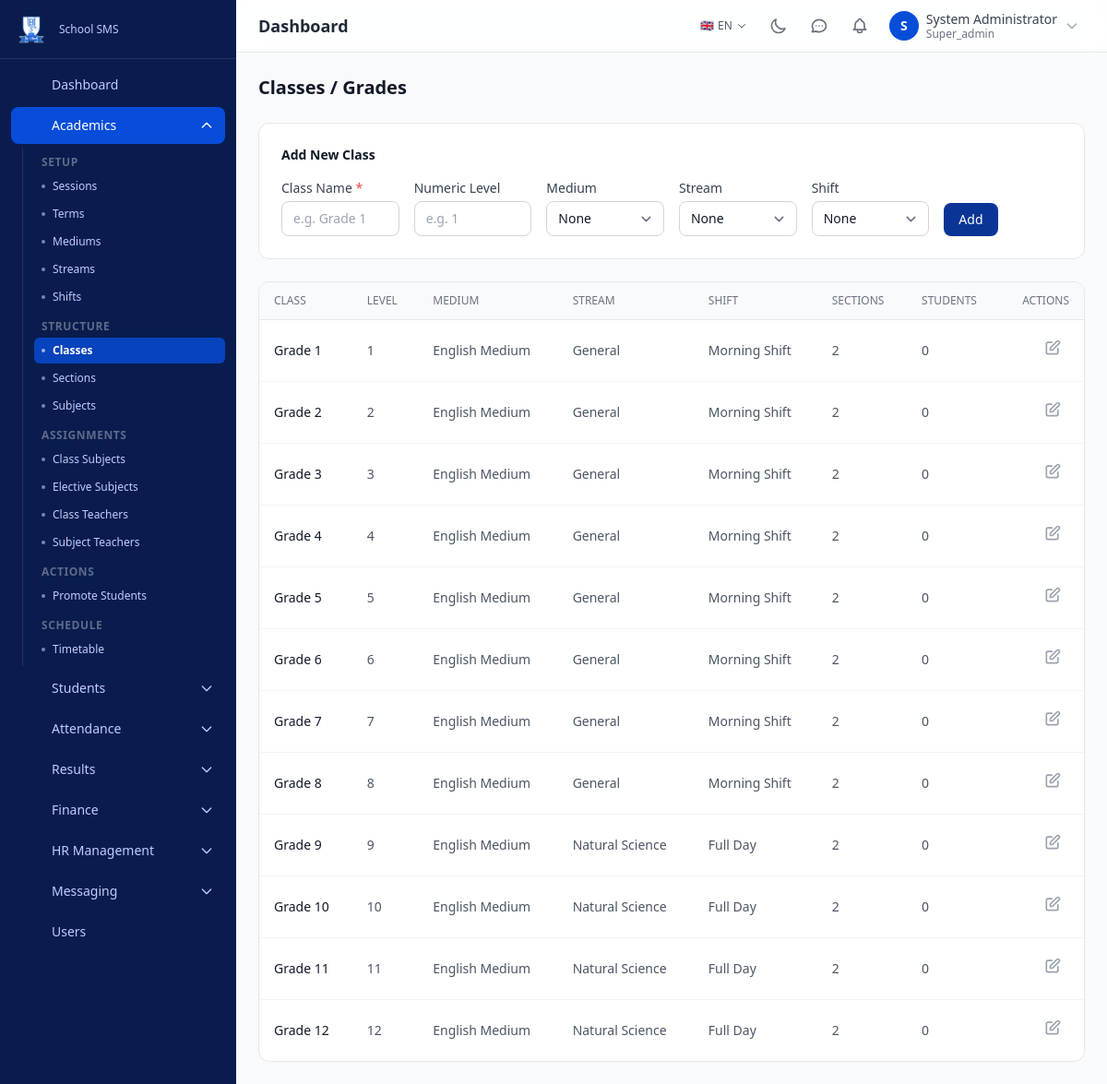
Screenshot of /academics/classes (signed in) with the database file from the repository.
### tables this page shows
CREATE TABLE `classes` (
    `id` BIGINT UNSIGNED NOT NULL AUTO_INCREMENT,
    `name` VARCHAR(100) NOT NULL,
    `slug` VARCHAR(100) NOT NULL,
    `numeric_name` INT UNSIGNED DEFAULT NULL,
    `description` VARCHAR(255) DEFAULT NULL,
    `medium_id` BIGINT UNSIGNED DEFAULT NULL,
    `stream_id` BIGINT UNSIGNED DEFAULT NULL,
    `shift_id` BIGINT UNSIGNED DEFAULT NULL,
    `sort_order` INT UNSIGNED NOT NULL DEFAULT 0,
    `is_active` TINYINT(1) NOT NULL DEFAULT 1,
    `status` ENUM('active','inactive') NOT NULL DEFAULT 'active',
    `created_at` DATETIME NOT NULL DEFAULT CURRENT_TIMESTAMP,
    `updated_at` DATETIME NOT NULL DEFAULT CURRENT_TIMESTAMP ON UPDATE CURRENT_TIMESTAMP,
    PRIMARY KEY (`id`),
    UNIQUE KEY `uk_classes_slug` (`slug`),
    INDEX `idx_classes_medium` (`medium_id`),
    INDEX `idx_classes_stream` (`stream_id`),
    INDEX `idx_classes_shift` (`shift_id`),
    CONSTRAINT `fk_classes_medium` FOREIGN KEY (`medium_id`) REFERENCES `mediums`(`id`) ON DELETE SET NULL,
    CONSTRAINT `fk_classes_stream` FOREIGN KEY (`stream_id`) REFERENCES `streams`(`id`) ON DELETE SET NULL,
    CONSTRAINT `fk_classes_shift` FOREIGN KEY (`shift_id`) REFERENCES `shifts`(`id`) ON DELETE SET NULL
);

CREATE TABLE `mediums` (
    `id` BIGINT UNSIGNED NOT NULL AUTO_INCREMENT,
    `name` VARCHAR(100) NOT NULL,
    `is_active` TINYINT(1) NOT NULL DEFAULT 1,
    `sort_order` INT UNSIGNED NOT NULL DEFAULT 0,
    `created_at` DATETIME NOT NULL DEFAULT CURRENT_TIMESTAMP,
    `updated_at` DATETIME NOT NULL DEFAULT CURRENT_TIMESTAMP ON UPDATE CURRENT_TIMESTAMP,
    PRIMARY KEY (`id`)
);

CREATE TABLE `streams` (
    `id` BIGINT UNSIGNED NOT NULL AUTO_INCREMENT,
    `name` VARCHAR(100) NOT NULL,
    `description` VARCHAR(255) DEFAULT NULL,
    `is_active` TINYINT(1) NOT NULL DEFAULT 1,
    `sort_order` INT UNSIGNED NOT NULL DEFAULT 0,
    `created_at` DATETIME NOT NULL DEFAULT CURRENT_TIMESTAMP,
    `updated_at` DATETIME NOT NULL DEFAULT CURRENT_TIMESTAMP ON UPDATE CURRENT_TIMESTAMP,
    PRIMARY KEY (`id`)
);

CREATE TABLE `shifts` (
    `id` BIGINT UNSIGNED NOT NULL AUTO_INCREMENT,
    `name` VARCHAR(100) NOT NULL,
    `start_time` TIME DEFAULT NULL,
    `end_time` TIME DEFAULT NULL,
    `is_active` TINYINT(1) NOT NULL DEFAULT 1,
    `sort_order` INT UNSIGNED NOT NULL DEFAULT 0,
    `created_at` DATETIME NOT NULL DEFAULT CURRENT_TIMESTAMP,
    `updated_at` DATETIME NOT NULL DEFAULT CURRENT_TIMESTAMP ON UPDATE CURRENT_TIMESTAMP,
    PRIMARY KEY (`id`)
);

### public/index.php (called while the page is built, shortened)
<?php
require APP_ROOT . '/core/env.php';
require APP_ROOT . '/core/db.php';
require APP_ROOT . '/core/security.php';
require APP_ROOT . '/core/validation.php';
require APP_ROOT . '/core/router.php';
router_dispatch();

### core/validation.php (called while the page is built, shortened)
<?php
function input(string $key, $default = '') {
    $value = $_POST[$key] ?? $_GET[$key] ?? $default;
    return $value;
}
function input_int(string $key, int $default = 0): int {
    return (int) input($key, $default);
}

### core/security.php (called while the page is built, shortened)
<?php
function e(?string $value): string {
    return htmlspecialchars($value ?? '', ENT_QUOTES | ENT_SUBSTITUTE, 'UTF-8');
}

### core/db.php (called while the page is built, shortened)
<?php
function db_connect(): PDO {
    static $pdo = null;
    if ($pdo === null) {
        $dsn = sprintf(
            'mysql:host=%s;port=%s;dbname=%s;charset=%s',
            DB_HOST,
            DB_PORT,
            DB_NAME,
            DB_CHARSET
        );
        try {
            $pdo = new PDO($dsn, DB_USER, DB_PASS, DB_OPTIONS);
        } catch (PDOException $e) {
            error_log('Database connection failed: ' . $e->getMessage());
            if (APP_DEBUG) {
                die('Database connection failed: ' . htmlspecialchars($e->getMessage()));
            }
            die('A database error occurred. Please try again later.');
        }
    }
    return $pdo;
}
function db_query(string $sql, array $params = []): PDOStatement {
    $pdo = db_connect();
    $stmt = $pdo->prepare($sql);
    $stmt->execute($params);
    return $stmt;
}
function db_fetch_all(string $sql, array $params = []): array {
    return db_query($sql, $params)->fetchAll();
}

### modules/academics/views/classes.php (the view, shortened to what this page needs)
<?php
$classes = db_fetch_all("
    SELECT c.*,
           m.name AS medium_name,
           str.name AS stream_name,
           sh.name AS shift_name,
           (SELECT COUNT(*) FROM sections WHERE class_id = c.id) AS section_count,
           (SELECT COUNT(*) FROM enrollments e WHERE e.class_id = c.id AND e.status = 'active') AS student_count
    FROM classes c
    LEFT JOIN mediums m ON m.id = c.medium_id
    LEFT JOIN streams str ON str.id = c.stream_id
    LEFT JOIN shifts sh ON sh.id = c.shift_id
    ORDER BY c.sort_order ASC, c.name ASC
");
$editId  = input_int('edit');
$editing = $editId ? db_fetch_one("SELECT * FROM classes WHERE id = ?", [$editId]) : null;
?>
<div class="max-w-6xl mx-auto">
    <h1 class="text-xl font-bold text-gray-900 dark:text-dark-text mb-6">Classes / Grades</h1>
    <div class="bg-white dark:bg-dark-card rounded-xl border border-gray-200 dark:border-dark-border p-6 mb-6">
        <h2 class="text-sm font-semibold text-gray-900 dark:text-dark-text mb-4"><?= $editing ? 'Edit Class' : 'Add New Class' ?></h2>
        <form method="POST" action="<?= url('academics', 'class-save') ?>" class="space-y-4">
            <div class="grid grid-cols-1 sm:grid-cols-2 lg:grid-cols-6 gap-4">
                <div>
                    <label class="block text-sm font-medium text-gray-700 dark:text-gray-300 mb-1">Class Name <span class="text-red-500">*</span></label>
                    <input type="text" name="name" value="<?= e($editing['name'] ?? '') ?>" required placeholder="e.g. Grade 1"
                           class="w-full px-3 py-2 border border-gray-300 dark:border-dark-border rounded-lg text-sm bg-white dark:bg-dark-card dark:text-dark-text focus:ring-2 focus:ring-primary-500">
                </div>
                <div>
                    <label class="block text-sm font-medium text-gray-700 dark:text-gray-300 mb-1">Numeric Level</label>
                    <input type="number" name="numeric_name" value="<?= e($editing['numeric_name'] ?? '') ?>" min="0" max="20" placeholder="e.g. 1"
                           class="w-full px-3 py-2 border border-gray-300 dark:border-dark-border rounded-lg text-sm bg-white dark:bg-dark-card dark:text-dark-text focus:ring-2 focus:ring-primary-500">
                </div>
                <div>
                    <label class="block text-sm font-medium text-gray-700 dark:text-gray-300 mb-1">Medium</label>
                    <select name="medium_id" class="w-full px-3 py-2 border border-gray-300 dark:border-dark-border rounded-lg text-sm bg-white dark:bg-dark-card dark:text-dark-text focus:ring-2 focus:ring-primary-500">
                        <option value="">None</option>
                    </select>
                </div>
                <div>
                    <label class="block text-sm font-medium text-gray-700 dark:text-gray-300 mb-1">Stream</label>
                    <select name="stream_id" class="w-full px-3 py-2 border border-gray-300 dark:border-dark-border rounded-lg text-sm bg-white dark:bg-dark-card dark:text-dark-text focus:ring-2 focus:ring-primary-500">
                        <option value="">None</option>
                    </select>
                </div>
                <div>
                    <label class="block text-sm font-medium text-gray-700 dark:text-gray-300 mb-1">Shift</label>
                    <select name="shift_id" class="w-full px-3 py-2 border border-gray-300 dark:border-dark-border rounded-lg text-sm bg-white dark:bg-dark-card dark:text-dark-text focus:ring-2 focus:ring-primary-500">
                        <option value="">None</option>
                    </select>
                </div>
                <div class="flex items-end gap-2">
                    <button type="submit" class="px-4 py-2 bg-primary-800 hover:bg-primary-900 text-white font-medium rounded-lg text-sm transition">
                        <?= $editing ? 'Update' : 'Add' ?>
                    </button>
                </div>
            </div>
        </form>
    </div>
    <div class="bg-white dark:bg-dark-card rounded-xl border border-gray-200 dark:border-dark-border overflow-hidden">
      <div class="overflow-x-auto">
        <table class="w-full responsive-table">
            <thead class="bg-gray-50 dark:bg-dark-bg border-b">
                <tr>
                    <th class="px-4 py-3 text-left text-xs font-medium text-gray-500 dark:text-dark-muted uppercase">Class</th>
                    <th class="px-4 py-3 text-left text-xs font-medium text-gray-500 dark:text-dark-muted uppercase">Level</th>
                    <th class="px-4 py-3 text-left text-xs font-medium text-gray-500 dark:text-dark-muted uppercase">Medium</th>
                    <th class="px-4 py-3 text-left text-xs font-medium text-gray-500 dark:text-dark-muted uppercase">Stream</th>
                    <th class="px-4 py-3 text-left text-xs font-medium text-gray-500 dark:text-dark-muted uppercase">Shift</th>
                    <th class="px-4 py-3 text-left text-xs font-medium text-gray-500 dark:text-dark-muted uppercase">Sections</th>
                    <th class="px-4 py-3 text-left text-xs font-medium text-gray-500 dark:text-dark-muted uppercase">Students</th>
                    <th class="px-4 py-3 text-right text-xs font-medium text-gray-500 dark:text-dark-muted uppercase">Actions</th>
                </tr>
            </thead>
            <tbody class="divide-y divide-gray-100 dark:divide-dark-border">
                <?php foreach ($classes as $c): ?>
                    <tr class="hover:bg-gray-50 dark:bg-dark-bg">
                        <td data-label="Class" class="px-4 py-3 text-sm font-medium text-gray-900 dark:text-dark-text"><?= e($c['name']) ?></td>
                        <td data-label="Level" class="px-4 py-3 text-sm text-gray-600 dark:text-dark-muted"><?= $c['numeric_name'] ?? '—' ?></td>
                        <td data-label="Medium" class="px-4 py-3 text-sm text-gray-600 dark:text-dark-muted"><?= e($c['medium_name'] ?? '—') ?></td>
                        <td data-label="Stream" class="px-4 py-3 text-sm text-gray-600 dark:text-dark-muted"><?= e($c['stream_name'] ?? '—') ?></td>
                        <td data-label="Shift" class="px-4 py-3 text-sm text-gray-600 dark:text-dark-muted"><?= e($c['shift_name'] ?? '—') ?></td>
                        <td data-label="Sections" class="px-4 py-3 text-sm text-gray-600 dark:text-dark-muted"><?= $c['section_count'] ?></td>
                        <td data-label="Students" class="px-4 py-3 text-sm text-gray-600 dark:text-dark-muted"><?= $c['student_count'] ?></td>
                        <td data-label="Actions" class="px-4 py-3 text-right">
                            <a href="<?= url('academics', 'classes') ?>&edit=<?= $c['id'] ?>" class="p-2 text-gray-400 dark:text-gray-500 hover:text-yellow-600 rounded inline-block" title="Edit">
                                <svg class="w-5 h-5" fill="none" stroke="currentColor" viewBox="0 0 24 24"><path stroke-linecap="round" stroke-linejoin="round" stroke-width="2" d="M11 5H6a2 2 0 00-2 2v11a2 2 0 002 2h11a2 2 0 002-2v-5m-1.414-9.414a2 2 0 112.828 2.828L11.828 15H9v-2.828l8.586-8.586z"/></svg>
                            </a>
                        </td>
                    </tr>
                <?php endforeach; ?>
            </tbody>
        </table>
      </div>
    </div>
</div>
<?php
require APP_ROOT . '/templates/layout.php';

### rows the page displays
classes: name "Grade 1", numeric_name "1", medium.name "English Medium", stream.name "General", shift.name "Morning Shift", section_count "2", student_count "0"
classes: name "Grade 2", numeric_name "2", medium.name "English Medium", stream.name "General", shift.name "Morning Shift", section_count "2", student_count "0"
classes: name "Grade 3", numeric_name "3", medium.name "English Medium", stream.name "General", shift.name "Morning Shift", section_count "2", student_count "0"
classes: name "Grade 4", numeric_name "4", medium.name "English Medium", stream.name "General", shift.name "Morning Shift", section_count "2", student_count "0"
classes: name "Grade 5", numeric_name "5", medium.name "English Medium", stream.name "General", shift.name "Morning Shift", section_count "2", student_count "0"
classes: name "Grade 6", numeric_name "6", medium.name "English Medium", stream.name "General", shift.name "Morning Shift", section_count "2", student_count "0"
classes: name "Grade 7", numeric_name "7", medium.name "English Medium", stream.name "General", shift.name "Morning Shift", section_count "2", student_count "0"
classes: name "Grade 8", numeric_name "8", medium.name "English Medium", stream.name "General", shift.name "Morning Shift", section_count "2", student_count "0"
classes: name "Grade 9", numeric_name "9", medium.name "English Medium", stream.name "Natural Science", shift.name "Full Day", section_count "2", student_count "0"
classes: name "Grade 10", numeric_name "10", medium.name "English Medium", stream.name "Natural Science", shift.name "Full Day", section_count "2", student_count "0"
classes: name "Grade 11", numeric_name "11", medium.name "English Medium", stream.name "Natural Science", shift.name "Full Day", section_count "2", student_count "0"
classes: name "Grade 12", numeric_name "12", medium.name "English Medium", stream.name "Natural Science", shift.name "Full Day", section_count "2", student_count "0"

### other values shown
$item['label'] "Dashboard"
$item['label'] "Academics"
$groupLabel "SETUP"
$child['label'] "Sessions"
$child['label'] "Terms"
$child['label'] "Mediums"
$child['label'] "Streams"
$child['label'] "Shifts"
$groupLabel "STRUCTURE"
$child['label'] "Classes"
$child['label'] "Sections"
$child['label'] "Subjects"
$groupLabel "ASSIGNMENTS"
$child['label'] "Class Subjects"
$child['label'] "Elective Subjects"
